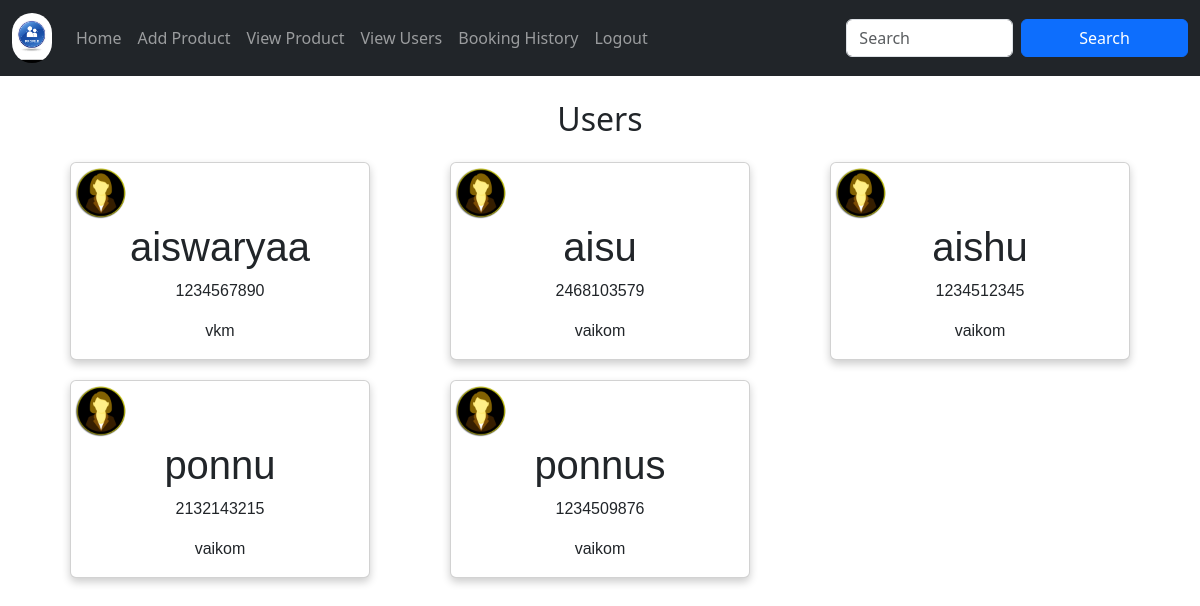
Page /viewuser on the committed database.
### app/models.py (models this page shows, shortened)
class Register(models.Model):
    Email = models.EmailField(unique=True)
    name = models.TextField()
    phonenumber = models.IntegerField()
    password = models.IntegerField()
    location= models.TextField()

### app/views.py (the view)
# urls.py: path('viewuser',views.viewuser),
def viewuser(req):
    data=Register.objects.all()
    return render(req,'mobileappliances/viewuser.html',{'data':data})

### template/mobileappliances/viewuser.html (shortened to what this page needs)
<!DOCTYPE html>
<html lang="en">
<head>
  <link href="https://cdn.jsdelivr.net/npm/bootstrap@5.3.3/dist/css/bootstrap.min.css" rel="stylesheet">
</head>
<body>
<nav class="navbar navbar-expand-sm navbar-dark bg-dark">
  <div class="container-fluid">
    <a class="navbar-brand" href="../adminhome">
        <img src="static/profile-icon-E90RC7.jpg" alt="Logo" style="width:40px;" class="rounded-pill">
      </a>
    <div class="collapse navbar-collapse" id="mynavbar">
      <ul class="navbar-nav me-auto">
        <li class="nav-item">
            <a class="nav-link" href="../adminhome">Home</a>
        </li>
        <li class="nav-item">
          <a class="nav-link" href="../addpro">Add Product</a>
        </li>
        <li class="nav-item">
          <a class="nav-link" href="../viewpro">View Product</a>
        </li>
        <li class="nav-item">
          <a class="nav-link" href="../viewuser">View Users</a>
        </li>
        <li class="nav-item">
          <a class="nav-link" href="../bookinghistry">Booking History</a>
        </li>
        <li class="nav-item">
          <a class="nav-link" href="../logout">Logout</a>
        </li>
      </ul>
      <form class="d-flex">
        <input class="form-control me-2" type="text" placeholder="Search">
        <button class="btn btn-primary" type="button">Search</button>
      </form>
    </div>
  </div>
</nav>
<h2 class="text-center mt-4">Users</h2>
<div class="container mt-4">
  <div class="row">
    {% for i in data %}
    <div class="col-md-6 col-lg-4">
      <div class="card">
        <img src="static/icon-5404123_960_720.png" alt="Profile Image">
        <h1>{{ i.name }}</h1>
        <p>{{ i.phonenumber }}</p>
        <p>{{ i.location }}</p>
      </div>
    </div>
    {% endfor %}
  </div>
</div>
</body>
</html>

### template/mobileappliances/viewuser.html (style rules this page uses)
.card { box-shadow: 0 4px 8px 0 rgba(0, 0, 0, 0.2); max-width: 300px; margin: auto; text-align: center; font-family: Arial; margin-bottom: 20px; }
button { border: none; outline: 0; display: inline-block; padding: 8px; color: white; background-color: #000; text-align: center; cursor: pointer; width: 100%; font-size: 18px; }
a { text-decoration: none; font-size: 22px; color: black; }
.card img { width: 60px; height: 60px; border-radius: 50%; object-fit: cover; }

### rows in the picture
Register: name "aiswaryaa", phonenumber "1234567890", location "vkm"
Register: name "aisu", phonenumber "2468103579", location "vaikom"
Register: name "aishu", phonenumber "1234512345", location "vaikom"
Register: name "ponnu", phonenumber "2132143215", location "vaikom"
Register: name "ponnus", phonenumber "1234509876", location "vaikom"
